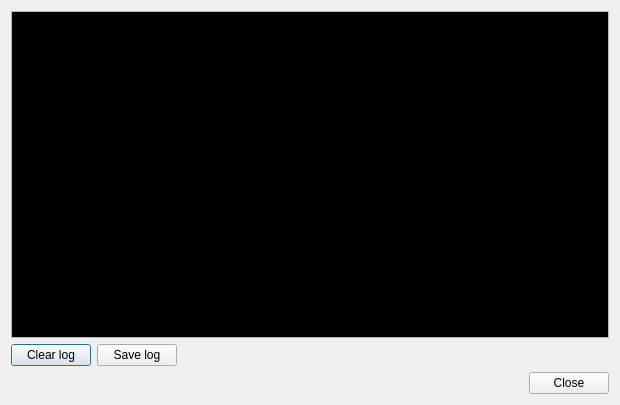
<ui version="4.0" >
 <class>loggerDialog</class>
 <widget class="QDialog" name="loggerDialog" >
  <property name="geometry" >
   <rect>
    <x>0</x>
    <y>0</y>
    <width>620</width>
    <height>405</height>
   </rect>
  </property>
  <property name="windowTitle" >
   <string>Logger</string>
  </property>
  <property name="windowIcon" >
   <iconset resource="../icons.qrc" >
    <normaloff>:/icons/papywizard.png</normaloff>:/icons/papywizard.png</iconset>
  </property>
  <layout class="QVBoxLayout" name="verticalLayout_2" >
   <item>
    <layout class="QVBoxLayout" name="verticalLayout" >
     <item>
      <widget class="QPlainTextEdit" name="loggerPlainTextEdit" >
       <property name="palette" >
        <palette>
         <active>
          <colorrole role="Text" >
           <brush brushstyle="SolidPattern" >
            <color alpha="255" >
             <red>232</red>
             <green>232</green>
             <blue>232</blue>
            </color>
           </brush>
          </colorrole>
          <colorrole role="Base" >
           <brush brushstyle="SolidPattern" >
            <color alpha="255" >
             <red>0</red>
             <green>0</green>
             <blue>0</blue>
            </color>
           </brush>
          </colorrole>
          <colorrole role="NoRole" >
           <brush brushstyle="SolidPattern" >
            <color alpha="255" >
             <red>255</red>
             <green>255</green>
             <blue>255</blue>
            </color>
           </brush>
          </colorrole>
         </active>
         <inactive>
          <colorrole role="Text" >
           <brush brushstyle="SolidPattern" >
            <color alpha="255" >
             <red>232</red>
             <green>232</green>
             <blue>232</blue>
            </color>
           </brush>
          </colorrole>
          <colorrole role="Base" >
           <brush brushstyle="SolidPattern" >
            <color alpha="255" >
             <red>0</red>
             <green>0</green>
             <blue>0</blue>
            </color>
           </brush>
          </colorrole>
          <colorrole role="NoRole" >
           <brush brushstyle="SolidPattern" >
            <color alpha="255" >
             <red>255</red>
             <green>255</green>
             <blue>255</blue>
            </color>
           </brush>
          </colorrole>
         </inactive>
         <disabled>
          <colorrole role="Text" >
           <brush brushstyle="SolidPattern" >
            <color alpha="255" >
             <red>110</red>
             <green>111</green>
             <blue>114</blue>
            </color>
           </brush>
          </colorrole>
          <colorrole role="Base" >
           <brush brushstyle="SolidPattern" >
            <color alpha="255" >
             <red>255</red>
             <green>255</green>
             <blue>255</blue>
            </color>
           </brush>
          </colorrole>
          <colorrole role="NoRole" >
           <brush brushstyle="SolidPattern" >
            <color alpha="255" >
             <red>255</red>
             <green>255</green>
             <blue>255</blue>
            </color>
           </brush>
          </colorrole>
         </disabled>
        </palette>
       </property>
       <property name="font" >
        <font>
         <family>Bitstream Vera Sans Mono</family>
         <weight>75</weight>
         <bold>true</bold>
        </font>
       </property>
       <property name="autoFillBackground" >
        <bool>true</bool>
       </property>
       <property name="lineWrapMode" >
        <enum>QPlainTextEdit::NoWrap</enum>
       </property>
       <property name="readOnly" >
        <bool>true</bool>
       </property>
       <property name="plainText" >
        <string/>
       </property>
       <property name="backgroundVisible" >
        <bool>false</bool>
       </property>
      </widget>
     </item>
     <item>
      <layout class="QHBoxLayout" name="horizontalLayout" >
       <item>
        <widget class="QPushButton" name="clearLogPushButton" >
         <property name="text" >
          <string>Clear log</string>
         </property>
        </widget>
       </item>
       <item>
        <widget class="QPushButton" name="saveLogPushButton" >
         <property name="text" >
          <string>Save log</string>
         </property>
        </widget>
       </item>
       <item>
        <spacer name="horizontalSpacer" >
         <property name="orientation" >
          <enum>Qt::Horizontal</enum>
         </property>
         <property name="sizeHint" stdset="0" >
          <size>
           <width>40</width>
           <height>20</height>
          </size>
         </property>
        </spacer>
       </item>
      </layout>
     </item>
    </layout>
   </item>
   <item>
    <widget class="QDialogButtonBox" name="buttonBox" >
     <property name="orientation" >
      <enum>Qt::Horizontal</enum>
     </property>
     <property name="standardButtons" >
      <set>QDialogButtonBox::Close</set>
     </property>
    </widget>
   </item>
  </layout>
 </widget>
 <resources>
  <include location="../icons.qrc" />
 </resources>
 <connections>
  <connection>
   <sender>buttonBox</sender>
   <signal>accepted()</signal>
   <receiver>loggerDialog</receiver>
   <slot>accept()</slot>
   <hints>
    <hint type="sourcelabel" >
     <x>227</x>
     <y>277</y>
    </hint>
    <hint type="destinationlabel" >
     <x>157</x>
     <y>274</y>
    </hint>
   </hints>
  </connection>
  <connection>
   <sender>buttonBox</sender>
   <signal>rejected()</signal>
   <receiver>loggerDialog</receiver>
   <slot>reject()</slot>
   <hints>
    <hint type="sourcelabel" >
     <x>295</x>
     <y>283</y>
    </hint>
    <hint type="destinationlabel" >
     <x>286</x>
     <y>274</y>
    </hint>
   </hints>
  </connection>
  <connection>
   <sender>clearLogPushButton</sender>
   <signal>clicked()</signal>
   <receiver>loggerPlainTextEdit</receiver>
   <slot>clear()</slot>
   <hints>
    <hint type="sourcelabel" >
     <x>39</x>
     <y>234</y>
    </hint>
    <hint type="destinationlabel" >
     <x>111</x>
     <y>143</y>
    </hint>
   </hints>
  </connection>
 </connections>
</ui>
